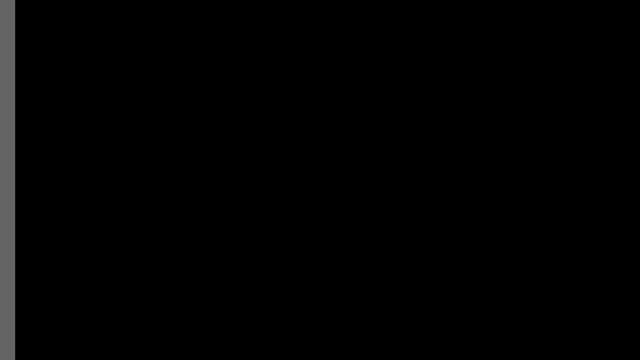
Frame 1 (no input)
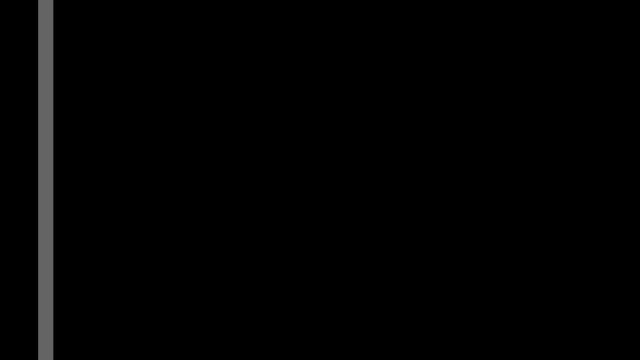
Frame 60 (the mouse pressed at the canvas centre just before this capture)
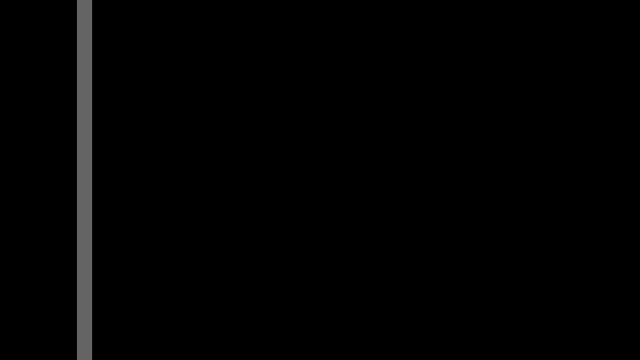
Frame 120 (the mouse held since frame 60 and released just before this capture)

The Processing sketch that drew these frames (run headless with seeded random() and noise(); from frame 60 on, the mouse is pressed at the canvas centre):

// Processing sketch: StripeObjectsExercise
// ── StripeObjectsExercise.pde
// Learning Processing
// Daniel Shiffman
// http://www.learningprocessing.com


float x;     // horizontal location of stripe
float speed; // speed of stripe
float w;     // width of stripe

// A boolean variable keeps track of the object's state.
boolean mouse; // state of stripe (mouse is over or not?)

void setup() {
  size(640,360);
  x = 0; 
  speed = random(1); 
  w = random(10, 30);
  mouse = false;
}

// Draw stripe
void draw() {
  background(0);

  // Boolean variable determines Stripe color.
  if (mouse) { 
    fill(255);
  } 
  else {
    fill(255, 100);
  }

  noStroke();
  rect(x, 0, w, height);


  // Move stripe
  x += speed;
  if (x > width + 20) x = -20;

  // Check to see if point (mouseX,my) is inside the Stripe.
  // Left edge is x, Right edge is x + w
  if (mouseX > x && mouseX < x + w) {
    mouse = true;
  } 
  else {
    mouse = false;
  }
}
